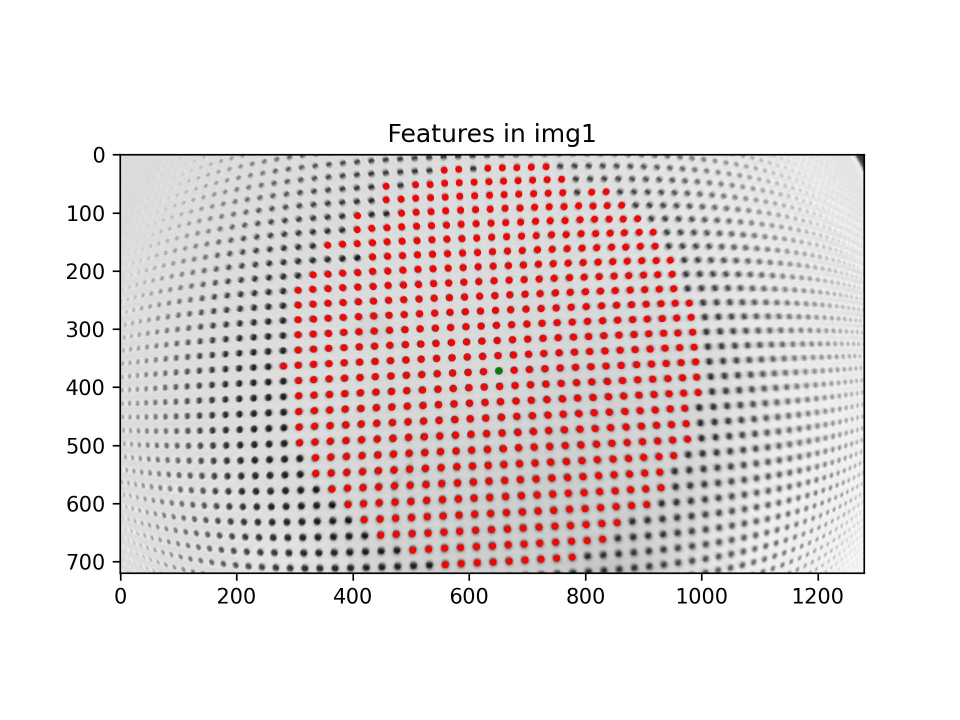
#> input picture calibpy/data/feature_data/test/d=2, s=0.25/features_img1.jpg, 1920 x 1440 px (shown at 1/2 size); its folder holds only this picture in this run
$ python -i helpers.py   (imports and definitions only)
#> lines starting #> are read from the running program, lines starting #| are printed output that depends on the picture; after the words box and inside, x2 and y2 are one past the last pixel; in counts of white or black regions, pixels touching at a corner belong together
import math
from pathlib import Path
import json

import cv2
import matplotlib.pyplot as plt
import numpy as np
from skimage.draw import disk


def get_dists(points, origin, k=1):
    dists = np.linalg.norm(points - origin, axis=1, ord=2)
    inds = np.argsort(dists)
    dists = dists[inds]

    return dists[0:k], inds[0:k]


# [113 lines left out: function polyfit, not called in this run]


def getObjectPointsNNSingle(img, grid_dist=0.5, folder_ind=0, step=0.25, vis=False):
    max_iterations = 400
    origin = [640, 360]

    # imagePoints, _, _, _ = extract_features(img)
    imagePoints, _ = adaptive_feature_extractor(img)
    _, origin_index = get_dists(imagePoints, origin, k=1)

    # imagePoints, _ = extract_features(img)
    # For Tracking:
    # _, origin_index = get_dists(imagePoints, origin_old, k=1)
    # No Tracking:
    # _, origin_index = get_dists(imagePoints, origin, k=1)

    dists, neighbours_index = get_dists(imagePoints, imagePoints[origin_index], k=5)

    objectPoints = np.empty(np.shape(imagePoints))
    objectPoints.fill(np.NAN)
    objectPoints[origin_index, :] = [0, 0]

    iterations = 0
    while np.isnan(objectPoints.sum()):
        if iterations > max_iterations:
            break
        iterations += 1

        for num, _ in enumerate(imagePoints):
            if not np.isnan(objectPoints[num, 0]):
                dists, neighbours_index = get_dists(
                    imagePoints, imagePoints[num, :], k=5
                )

                vecs = imagePoints[neighbours_index[1:5], :] - imagePoints[num, :]
                vecs = (
                    vecs
                    / np.asarray(
                        [np.linalg.norm(vecs, axis=1), np.linalg.norm(vecs, axis=1)]
                    ).T
                )
                vecs /= math.sqrt(2) * 0.5

                min_dist = np.min(dists[1:5])

                for dir in range(4):
                    if np.isnan(objectPoints[neighbours_index[dir + 1]].sum()):
                        if (
                            dists[dir + 1] / min_dist
                        ) < 1.3:  # abs((dists[dir + 1] - av_dist) / av_dist) < 0.5:
                            if (
                                np.round(vecs[dir, 1], 0) * np.round(vecs[dir, 0], 0)
                                == 0
                            ):
                                objectPoints[neighbours_index[dir + 1]] = (
                                    np.round(vecs[dir], 0) * grid_dist
                                    + objectPoints[num, :]
                                )

    imagePoints = imagePoints[~np.isnan(objectPoints).any(axis=1)]
    objectPoints = objectPoints[~np.isnan(objectPoints).any(axis=1)]

    # Set Z coordinate based on folder_ind
    z = np.ones((np.size(objectPoints, axis=0), 1)) * (step * folder_ind)
    objectPoints = np.hstack((objectPoints, z))

    if vis:
        plt.imshow(img)
        for num, coords in enumerate(imagePoints):
            plt.text(
                int(coords[0]),
                int(coords[1]),
                str(objectPoints[num, :]),
                c="black",
                fontsize=5.0,
            )
        # plt.text(0, 0, str(), c="red", fontsize=10.0)
        plt.scatter(imagePoints[:, 0], imagePoints[:, 1], c="red")
        plt.draw()
        plt.pause(1)
        plt.clf()

    return imagePoints, objectPoints


def adaptive_feature_extractor(
    img, min_area=250, max_area=3000, circularity_threshold=0.75
):
    """
    Extract feature points from a grayscale image.

    The function scales, blurs, applies CLAHE, and uses adaptive thresholding along with morphological
    operations to enhance features. It then finds contours, computes centroids, and filters them based
    on area and circularity.

    Parameters:
        img (numpy.ndarray): Grayscale input image with pixel values in [0, 1] or [0, 255].
        min_area (int): Minimum contour area (default 250).
        max_area (int): Maximum contour area (default 3000).
        circularity_threshold (float): Minimum circularity value (default 0.75).

    Returns:
        numpy.ndarray: Array of detected feature points, each as [cx, cy].
    """

    if np.max(img) <= 1.0:
        img *= 255
    img = img.astype(np.uint8)

    img = cv2.GaussianBlur(img, (3, 3), 0)

    clahe = cv2.createCLAHE(clipLimit=2.0, tileGridSize=(8, 8))
    img_clahe = clahe.apply(img)

    # _, thresh = cv2.threshold(
    #     img_clahe, 0, 255, cv2.THRESH_BINARY_INV + cv2.THRESH_OTSU
    # )

    # img_blurred = cv2.GaussianBlur(img_clahe, (9, 9), 0)
    img_blurred = cv2.medianBlur(img_clahe, 9)

    img_binary = cv2.adaptiveThreshold(
        img_blurred, 255, cv2.ADAPTIVE_THRESH_GAUSSIAN_C, cv2.THRESH_BINARY_INV, 37, 7
    )

    ks = 9
    kernel = np.ones((ks, ks), dtype=np.uint8)
    rr, cc = disk((int(ks / 2), int(ks / 2)), int(ks / 2))
    kernel[rr, cc] = 1

    img_binary = cv2.morphologyEx(img_binary, cv2.MORPH_OPEN, kernel, iterations=1)

    contours = cv2.findContours(img_binary, cv2.RETR_LIST, cv2.CHAIN_APPROX_SIMPLE)[0]

    imgPoints = []

    for contour in contours:
        m = cv2.moments(contour)
        if m["m00"] == 0:  # avoid division by zero
            continue
        cx = m["m10"] / m["m00"]
        cy = m["m01"] / m["m00"]
        area = cv2.contourArea(contour)
        perimeter = cv2.arcLength(contour, True)

        circularity = 0
        if perimeter > 0:
            circularity = 4 * math.pi * area / (perimeter**2)

        if area > min_area and area < max_area and circularity > circularity_threshold:
            imgPoints.append([cx, cy])

    imgPoints = np.asarray(imgPoints)

    # _, axs = plt.subplots(1, 2, figsize=(10, 5))
    # axs[0].imshow(img_binary, cmap="gray")
    # axs[0].set_title("Threshold Image")

    # axs[1].imshow(img, cmap="gray")
    # axs[1].scatter(imgPoints[:, 0], imgPoints[:, 1], c="red", s=7)
    # axs[1].set_title("Detected Features")

    # plt.tight_layout()
    # plt.show()
    # plt.close()

    return np.asarray(imgPoints)


# [234 lines left out: functions export_features, visualize_feature_tracking, extract_and_save_features, not called in this run]

>>> import cv2
>>> picture = cv2.imread('../data/feature_data/test/d=2, s=0.25/features_img1.jpg', cv2.IMREAD_GRAYSCALE)
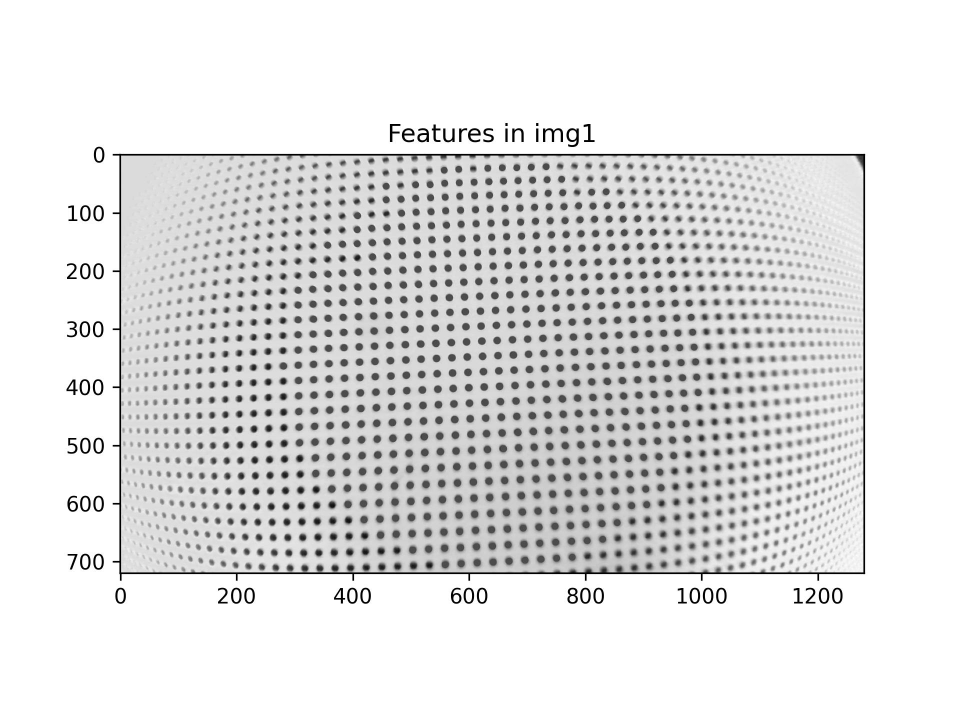
#> picture: shape (1440, 1920) (shown at 1/2 size); min 0, max 255, mean 225.5
>>> result = getObjectPointsNNSingle(picture)
#> in adaptive_feature_extractor, `img_clahe = clahe.apply(img)`:
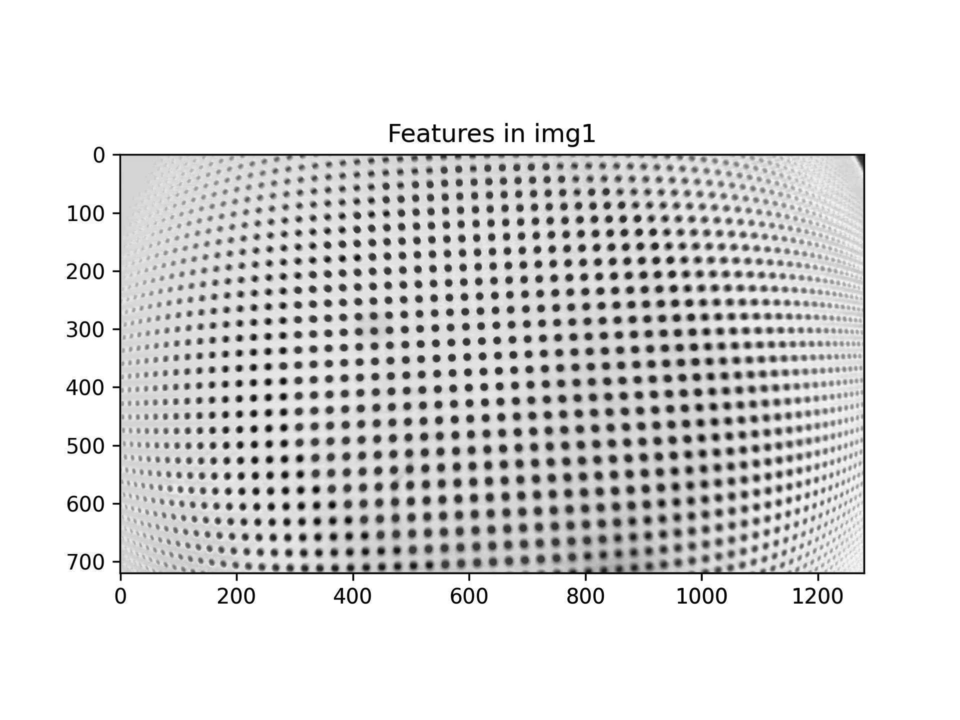
#> img_clahe: shape (1440, 1920) (shown at 1/2 size); min 1, max 255, mean 220.7
#> in adaptive_feature_extractor, `img_blurred = cv2.medianBlur(img_clahe, 9)`:
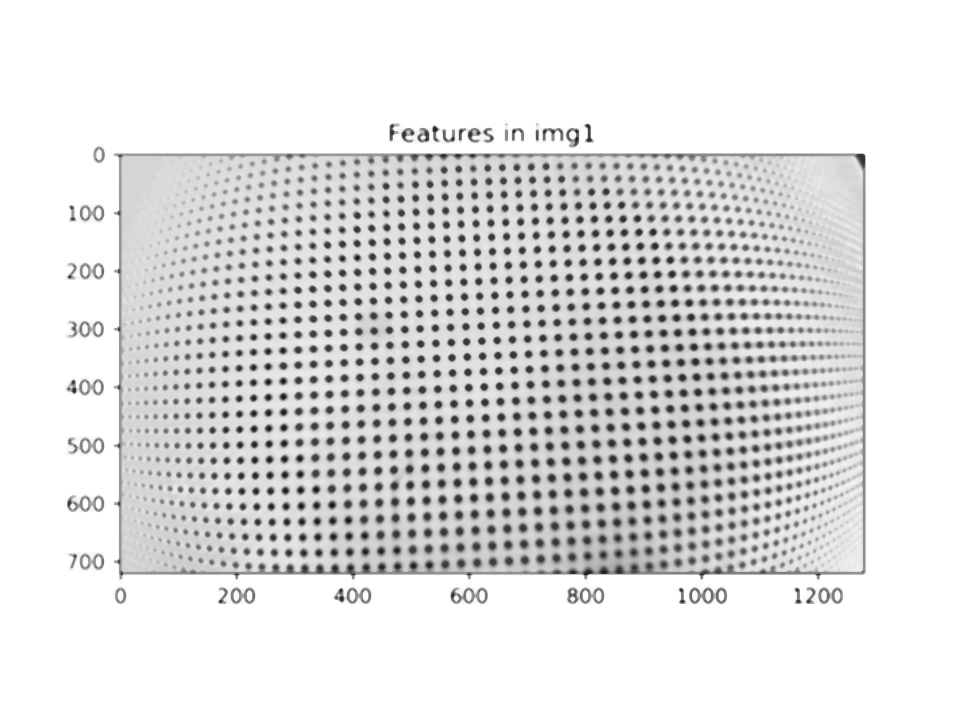
#> img_blurred: shape (1440, 1920) (shown at 1/2 size); min 18, max 255, mean 223.9
#> in adaptive_feature_extractor, `img_binary = cv2.adaptiveThreshold( img_blurred, 255, cv2.ADAPTIVE_THR..`:
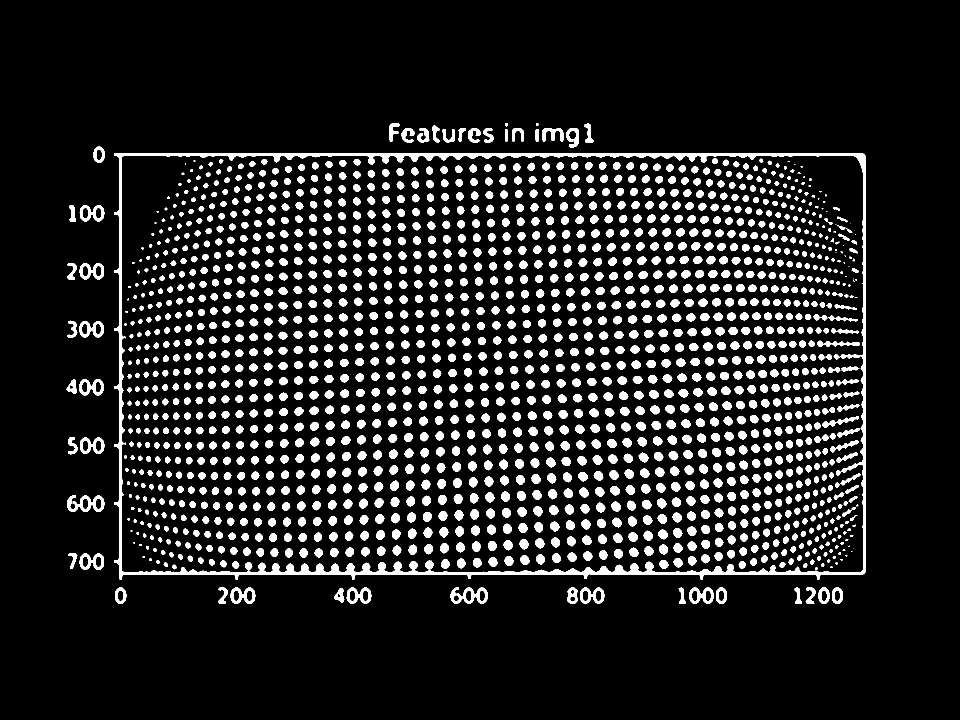
#> img_binary: shape (1440, 1920) (shown at 1/2 size); 12% white; 1701 white regions (61 under 20 px), largest, box (x1, y1, x2, y2) and area: (228, 307, 1731, 1159) 33787, (134, 990, 209, 1024) 1240, (901, 1175, 975, 1208) 1208
#> in adaptive_feature_extractor, `img_binary = cv2.morphologyEx(img_binary, cv2.MORPH_OPEN, kernel, iter..`:
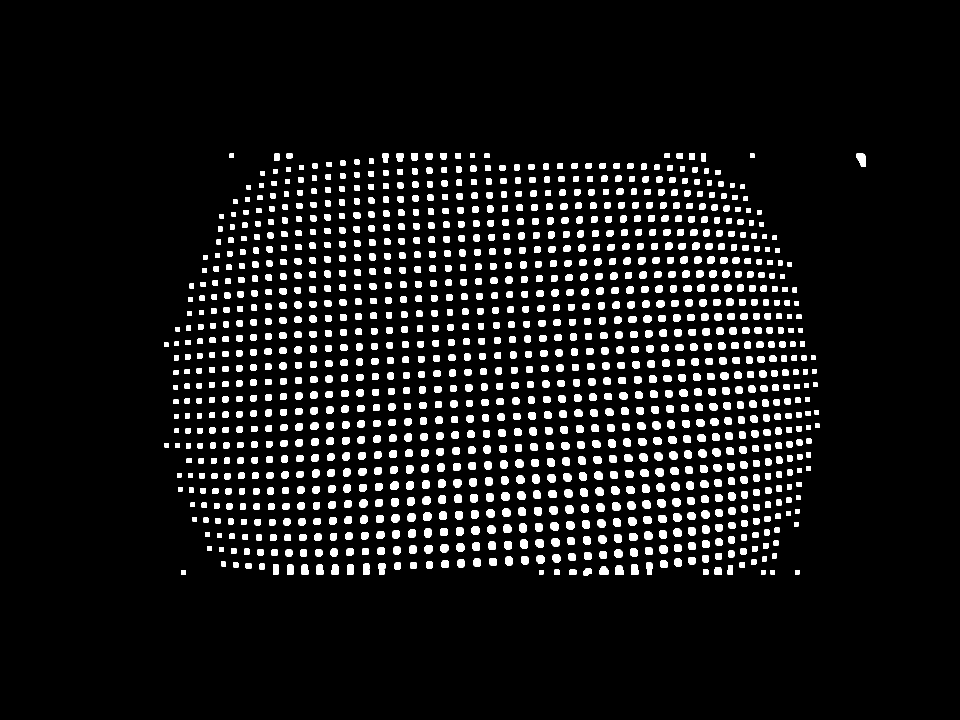
#> img_binary: shape (1440, 1920) (shown at 1/2 size); 7.5% white; 1220 white regions
#> in adaptive_feature_extractor, `contours = cv2.findContours(img_binary, cv2.RETR_LIST, cv2.CHAIN_APPRO..`: contours = 1220 contours; largest, box (x1, y1, x2, y2) and area: (1713, 307, 1731, 334) 338, (1262, 1128, 1277, 1149) 262, (1230, 1131, 1248, 1149) 254, (757, 1126, 771, 1149) 246, (726, 1127, 739, 1149) 246
#> the loop in adaptive_feature_extractor, `for contour in contours:` made 1220 passes
#> (contour, cx, cy, area, perimeter, circularity) on passes 1 to 6: ([[1590, 1140], [1590, 1148], [1598, 1148], [1598, 1140]], 1594, 1144, 64, 32, 0.785), ([[1541, 1140], [1541, 1148], [1549, 1148], [1549, 1140]], 1545, 1144, 64, 32, 0.785), ([[1522, 1140], [1522, 1148], [1530, 1148], [1530, 1140]], 1526, 1144, 64, 32, 0.785), ([[1294, 1140], [1294, 1148], [1303, 1148], [1303, 1140]], 1298.5, 1144, 72, 34, 0.783), ([[1078, 1140], [1078, 1148], [1086, 1148], [1086, 1140]], 1082, 1144, 64, 32, 0.785), ([[362, 1140], [362, 1148], [371, 1148], [371, 1140]], 366.5, 1144, 72, 34, 0.783)
#> (cx, cy, area, perimeter, circularity) on passes 7 to 12: (1411, 1143.5, 89.5, 37.41, 0.803), (1113.5, 1143.6, 97, 38.83, 0.809), (1145, 1143.3, 132, 45.66, 0.796), (1174.9, 1143, 180.5, 54.73, 0.757), (1435.9, 1141.3, 183.5, 53.07, 0.819), (1207.4, 1141.3, 218, 59.31, 0.779)
#> after the loop in adaptive_feature_extractor, `for contour in contours:`: imgPoints = [[1238.2, 1140.2], [1268.7, 1138.4]]
#> in getObjectPointsNNSingle, `imagePoints, _ = adaptive_feature_extractor(img)`: imagePoints = [1238.2, 1140.2]
#> (the run stopped early here; a loop or call above may not have finished)
